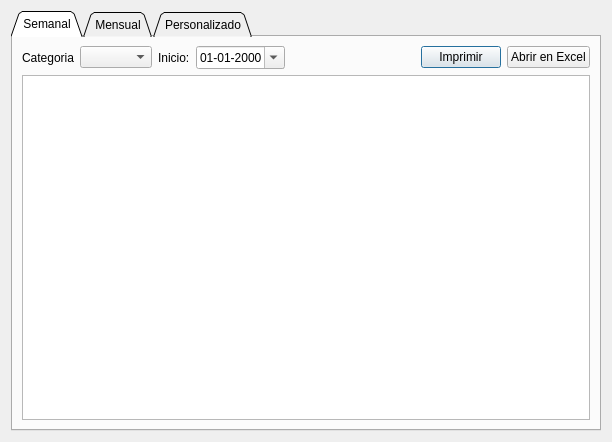
<?xml version="1.0" encoding="UTF-8"?>
<ui version="4.0">
 <class>DlgInformesSaldos</class>
 <widget class="QDialog" name="DlgInformesSaldos">
  <property name="geometry">
   <rect>
    <x>0</x>
    <y>0</y>
    <width>612</width>
    <height>442</height>
   </rect>
  </property>
  <property name="windowTitle">
   <string>Dialog</string>
  </property>
  <layout class="QVBoxLayout" name="verticalLayout_5">
   <item>
    <widget class="QTabWidget" name="tabInformes">
     <property name="tabPosition">
      <enum>QTabWidget::North</enum>
     </property>
     <property name="tabShape">
      <enum>QTabWidget::Triangular</enum>
     </property>
     <property name="currentIndex">
      <number>0</number>
     </property>
     <property name="elideMode">
      <enum>Qt::ElideNone</enum>
     </property>
     <property name="documentMode">
      <bool>false</bool>
     </property>
     <widget class="QWidget" name="tabSemanal">
      <attribute name="title">
       <string>Semanal</string>
      </attribute>
      <layout class="QVBoxLayout" name="verticalLayout_3">
       <item>
        <layout class="QVBoxLayout" name="verticalLayout_2">
         <item>
          <layout class="QHBoxLayout" name="horizontalLayout_2">
           <item>
            <layout class="QHBoxLayout" name="horizontalLayout">
             <item>
              <widget class="QLabel" name="label_5">
               <property name="text">
                <string>Categoria</string>
               </property>
              </widget>
             </item>
             <item>
              <widget class="QComboBox" name="datosSemCombo"/>
             </item>
             <item>
              <widget class="QLabel" name="label">
               <property name="text">
                <string>Inicio:</string>
               </property>
              </widget>
             </item>
             <item>
              <widget class="QDateEdit" name="desdeFechaDateEdit">
               <property name="displayFormat">
                <string>dd-MM-yyyy</string>
               </property>
               <property name="calendarPopup">
                <bool>true</bool>
               </property>
              </widget>
             </item>
             <item>
              <spacer name="horizontalSpacer_2">
               <property name="orientation">
                <enum>Qt::Horizontal</enum>
               </property>
               <property name="sizeHint" stdset="0">
                <size>
                 <width>40</width>
                 <height>20</height>
                </size>
               </property>
              </spacer>
             </item>
            </layout>
           </item>
           <item>
            <widget class="QPushButton" name="pushButton">
             <property name="text">
              <string>Imprimir</string>
             </property>
            </widget>
           </item>
           <item>
            <widget class="QPushButton" name="pushButton_2">
             <property name="text">
              <string>Abrir en Excel</string>
             </property>
            </widget>
           </item>
          </layout>
         </item>
         <item>
          <widget class="QTableView" name="semanaTableView"/>
         </item>
        </layout>
       </item>
      </layout>
     </widget>
     <widget class="QWidget" name="tabMensual">
      <attribute name="title">
       <string>Mensual</string>
      </attribute>
      <layout class="QVBoxLayout" name="verticalLayout_4">
       <item>
        <layout class="QHBoxLayout" name="horizontalLayout_3">
         <item>
          <widget class="QDateEdit" name="mesFechaDateEdit">
           <property name="displayFormat">
            <string>dd-MM-yyyy</string>
           </property>
           <property name="calendarPopup">
            <bool>true</bool>
           </property>
          </widget>
         </item>
         <item>
          <widget class="QComboBox" name="datosMesCombo"/>
         </item>
         <item>
          <spacer name="horizontalSpacer_3">
           <property name="orientation">
            <enum>Qt::Horizontal</enum>
           </property>
           <property name="sizeHint" stdset="0">
            <size>
             <width>40</width>
             <height>20</height>
            </size>
           </property>
          </spacer>
         </item>
         <item>
          <widget class="QLabel" name="label_3">
           <property name="text">
            <string>Mes:</string>
           </property>
          </widget>
         </item>
         <item>
          <widget class="QLabel" name="fechaLabel_3">
           <property name="text">
            <string>FECHA</string>
           </property>
          </widget>
         </item>
        </layout>
       </item>
       <item>
        <widget class="QTableView" name="mesTableView"/>
       </item>
      </layout>
     </widget>
     <widget class="QWidget" name="tabPersonalizado">
      <attribute name="title">
       <string>Personalizado</string>
      </attribute>
      <layout class="QVBoxLayout" name="verticalLayout">
       <item>
        <layout class="QHBoxLayout" name="horizontalLayout_4">
         <item>
          <widget class="QDateEdit" name="fechaDateEdit_4">
           <property name="displayFormat">
            <string>dd-MM-yyyy</string>
           </property>
           <property name="calendarPopup">
            <bool>true</bool>
           </property>
          </widget>
         </item>
         <item>
          <widget class="QComboBox" name="datosPerCombo"/>
         </item>
         <item>
          <spacer name="horizontalSpacer_4">
           <property name="orientation">
            <enum>Qt::Horizontal</enum>
           </property>
           <property name="sizeHint" stdset="0">
            <size>
             <width>40</width>
             <height>20</height>
            </size>
           </property>
          </spacer>
         </item>
         <item>
          <widget class="QLabel" name="label_4">
           <property name="text">
            <string>Fecha:</string>
           </property>
          </widget>
         </item>
         <item>
          <widget class="QLabel" name="fechaLabel_4">
           <property name="text">
            <string>FECHA</string>
           </property>
          </widget>
         </item>
        </layout>
       </item>
       <item>
        <widget class="QTableView" name="personalizadoTableView"/>
       </item>
      </layout>
     </widget>
    </widget>
   </item>
  </layout>
  <zorder>tabInformes</zorder>
  <zorder>splitter</zorder>
  <zorder></zorder>
 </widget>
 <resources/>
 <connections/>
</ui>
